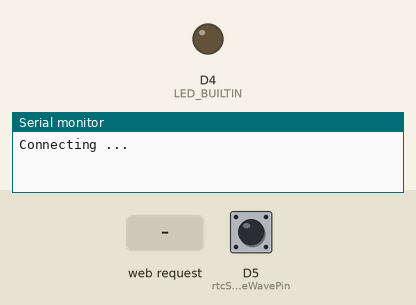
This sketch was run on a simulated ESP8266 (NodeMCU). Shown: output pins drawn as LEDs (lit = HIGH, except the on-board LED, lit = LOW), the last lines printed to the serial monitor. The inputs (shaded band) are chosen by the test bench; at power-on: D5 (rtcSquareWavePin) HIGH. WiFi joins after 1.5 s; servers stay silent unless stated.

Above: at 0.1 s.
At 2.7 s:
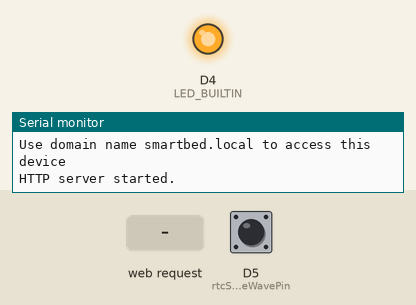
2.8 s: HTTP request GET /status received
4.3 s: HTTP request GET /index received
Timing chart, 0 to 7.3 s (numbered marks = the images above; inputs shaded):
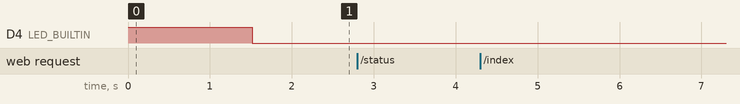

The sketch:

smartBed.ino
```cpp
#include <ESP8266WiFi.h>
#include <ESP8266WiFiMulti.h>
#include <ESP8266mDNS.h>
#include <ESP8266WebServer.h>

#include "myRTC.h"
#include "./webPages/pages.cpp"

const uint8_t LED_HIGH = 0;
const uint8_t LED_LOW = 1;

const String LED_HTTP_ARG = "ledStatus";
const String HOSTNAME = "smartbed";
String wifiSSID = "";
String wifiPSWD = "";

int alarmHour = 0;
int alarmMinute = 0;
bool alarmIsOn = false;

const int rtcSquareWavePin = D5;
volatile bool interuptFlag = false;

int LED_STATUS = LED_LOW;

ESP8266WiFiMulti wifiMulti;
ESP8266WebServer server(80);

void ICACHE_RAM_ATTR ISR()
{
    // since this interupted any other running code,
    // don't do anything that takes long and especially avoid
    // any communications calls within this routine
    interuptFlag = true;
}

void setup() {
  Serial.begin(115200);
  initializeRTCandALARM(rtcSquareWavePin);
  WiFi.mode(WIFI_STA);
  // set the interupt pin to input mode
  pinMode(LED_BUILTIN, OUTPUT);
  digitalWrite(LED_BUILTIN, LED_LOW);
  delay(10);
  Serial.println('\n');

  wifiMulti.addAP("FabLabDELT2G4", "FabL@b1200*");   // add Wi-Fi networks you want to connect to
  wifiMulti.addAP("labSCI", "LabSCI*8");   // add Wi-Fi networks you want to connect to
  wifiMulti.addAP("Beckers", "theovoador");   // add Wi-Fi networks you want to connect to
  wifiMulti.addAP("NET 2.4G", "oliveiracapanema356");   // add Wi-Fi networks you want to connect to

  Serial.println("Connecting ...");
  int i = 0;
  while (wifiMulti.run() != WL_CONNECTED) {
    delay(1000);
    Serial.print(++i); Serial.print(' ');
  }
  Serial.println('\n');
  Serial.print("Connected to ");
  Serial.println(WiFi.SSID());
  Serial.print("IP address:\t");
  Serial.println(WiFi.localIP());
  String macAdress = WiFi.macAddress();
  macAdress.replace(":","");
  if (!MDNS.begin(HOSTNAME)) {
    Serial.println("Error setting up mDNS responder!");
  }
  else {
    digitalWrite(LED_BUILTIN, LED_HIGH);
    Serial.println("mDNS responder started");
    Serial.println("Use domain name " + HOSTNAME + ".local to access this device");
  }
  server.on("/", handleRoot);
  server.on("/status", handleGetStatusPage);
  server.on("/index", handleIndexPage);
  server.on("/connect", handleConnect);

  server.begin();
  Serial.println("HTTP server started.");
  // setup external interupt
  attachInterrupt(digitalPinToInterrupt(rtcSquareWavePin), ISR, FALLING);
}

void loop() {
  server.handleClient();
  MDNS.update();
}

void handleRoot() {
  String argumentValue = "\n";
  for(int ii=0; ii<server.args(); ii++)
  {
    if(server.argName(ii)==LED_HTTP_ARG)
    {
      argumentValue = server.arg(ii);
    }
  }
  if(argumentValue!="\n")
  {
    LED_STATUS=argumentValue.toInt();
  }
  server.send(200, "text/plain", "Hello resolved by mDNS! MAC: "+WiFi.macAddress());
}

void handleGetStatusPage()
{
    server.send(200, "text/plain", "The status of the device is { ledStatus:\""
      +String(LED_STATUS)+"\"}");
    Serial.print("Alarme: ");
    Serial.print(getAlarmHour());
    Serial.print(":");
    Serial.println(getAlarmMinute());
}

void handleIndexPage()
{
    Serial.println("Argumentos: " + String(server.args()));
    for(int ii=0; ii<server.args(); ii++)
    {
      Serial.println(server.arg(ii));
    }
    server.send(200, "text/html", String(indexPage));
}

void handleConnect()
{
    server.send(200, "text/html", String(connectPage));
}
```

myRTC.cpp
```cpp
#include "myRTC.h"

RtcDS3231<TwoWire> rtc(Wire);

void initializeRTCandALARM(const int AlarmInterruptPin)
{
    rtc.Begin();
    pinMode(AlarmInterruptPin, INPUT);
    rtc.Enable32kHzPin(false);
    rtc.SetSquareWavePin(DS3231SquareWavePin_ModeNone); // alarme desativado
}

void setAlarm(const int hour, const int minute)
{
    DS3231AlarmTwo alarm(0, hour, minute, DS3231AlarmTwoControl_HoursMinutesMatch);
    rtc.SetAlarmTwo(alarm);
    turnAlarmOn();
}

int getAlarmHour()
{
    DS3231AlarmTwo alarm = rtc.GetAlarmTwo();
    return alarm.Hour();
}

int getAlarmMinute()
{
    DS3231AlarmTwo alarm = rtc.GetAlarmTwo();
    return alarm.Minute();
}

void turnAlarmOn()
{
    rtc.SetSquareWavePin(DS3231SquareWavePin_ModeAlarmTwo);
    rtc.LatchAlarmsTriggeredFlags();
}

void turnAlarmOff()
{
    rtc.SetSquareWavePin(DS3231SquareWavePin_ModeNone);
}
```

myRTC.h
```cpp
#ifndef _MYRTC_H_
#define _MYRTC_H_

#include <RtcDS3231.h>
#include <Wire.h>

extern RtcDS3231<TwoWire> rtc;

void initializeRTCandALARM(const int AlarmInterruptPin);
void setAlarm(const int hour, const int minute);
int getAlarmHour();
int getAlarmMinute();
void turnAlarmOn();
void turnAlarmOff();

#endif
```
